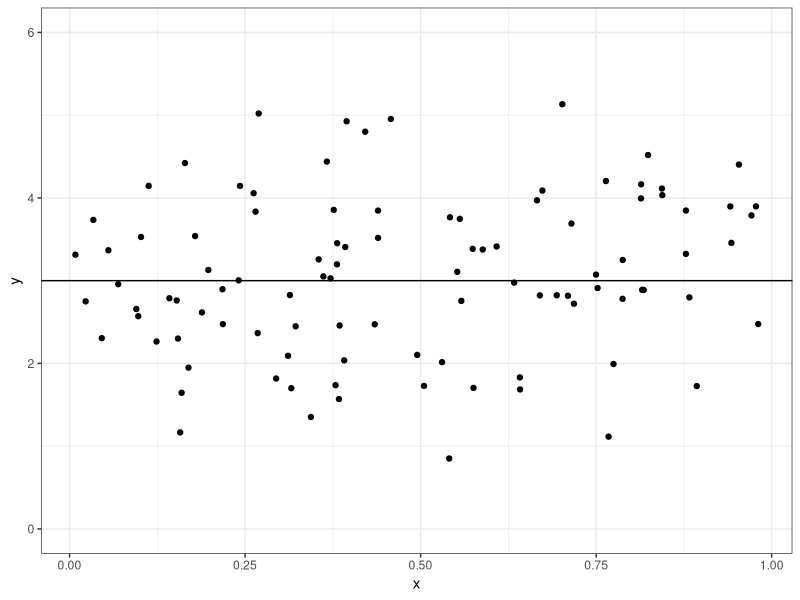
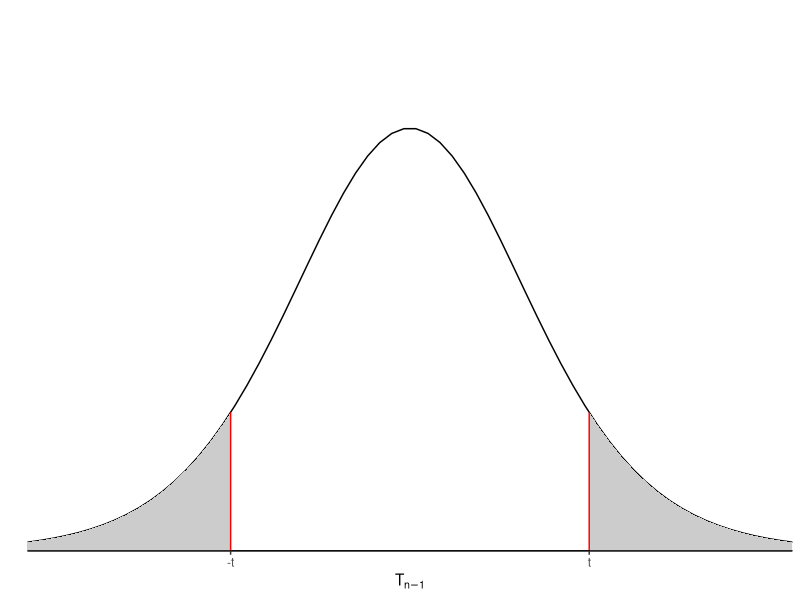
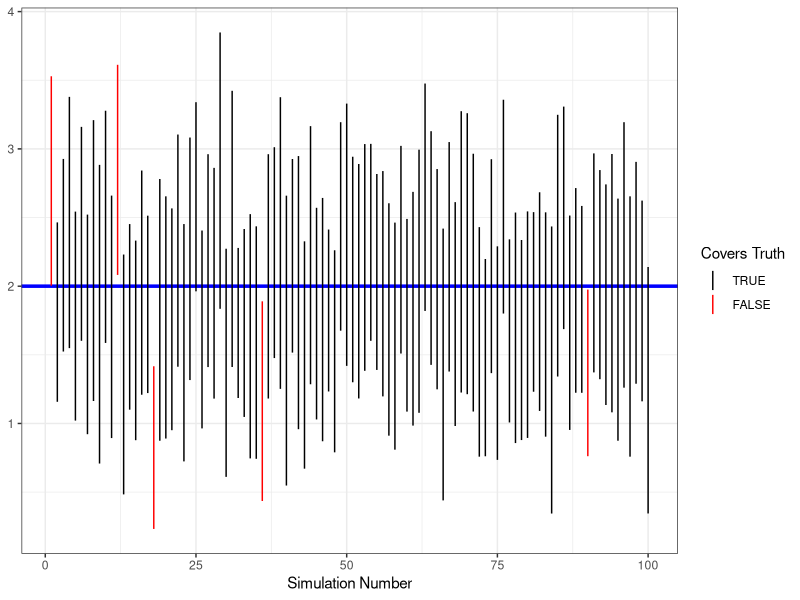
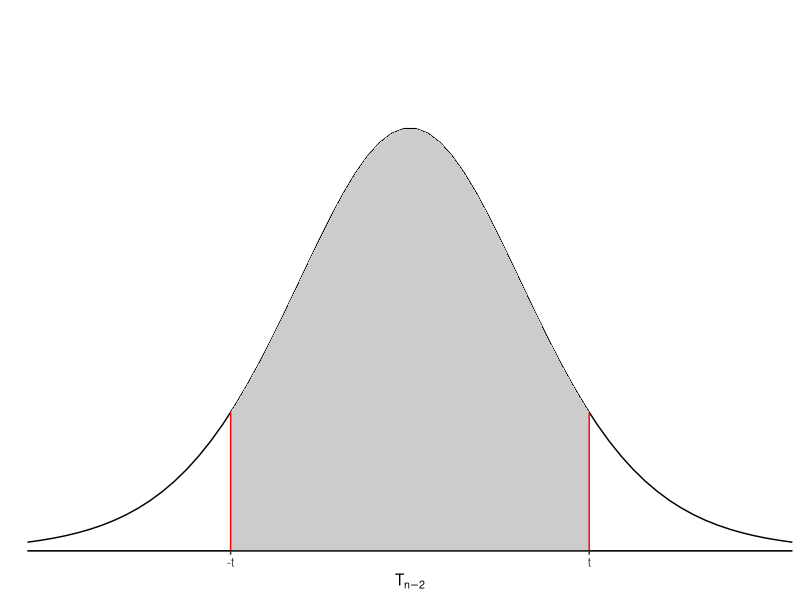

The R script that drew these images, in order:
## ---- chunk 1
library(tidyverse)
library(palmerpenguins)
library(broom)
## ---- chunk 2
set.seed(12)
n <- 100
x <- runif(n)
y <- 3 + rnorm(n)
ggplot() + theme_bw() + 
  geom_point(aes(x=x,  y=y)) +
  geom_hline(aes(yintercept=3)) +
  ylim(0, 6)
## ---- chunk 3
x <- seq(-5, 5, length=100)
tdf <- data.frame(x=x, tdens=dt(x, df=10))
ggt <- ggplot() + theme_classic() + coord_cartesian(xlim=c(-3.2, 3.2), ylim=c(0, 0.5), expand=F) + 
  theme(axis.line.y = element_blank()) + 
  xlab(expression(T[n-1])) + ylab("") + scale_y_continuous(breaks=NULL)+
  geom_hline(aes(yintercept=0)) + 
  geom_line(aes(x=x,y=tdens),
            data=tdf)
## ---- chunk 4
ggt + 
  geom_polygon(aes(x=c(1.5, 1.5, x[x>1.5]),
                   y=c(0, dt(1.5, df=10), dt(x[x>1.5], df=10))),
               fill="grey80") +
    geom_polygon(aes(x=c(x[x< -1.5], -1.5, -1.5),
                   y=c(dt(x[x< -1.5], df=10), dt(-1.5, df=10), 0)),
               fill="grey80") +
  scale_x_continuous(breaks=c(-1.5, 1.5), labels=c("-t", "t"))+ 
  geom_segment(aes(x=1.5, xend=1.5, y=0, yend=dt(1.5, df=10)), col="red") +
    geom_segment(aes(x=-1.5, xend=-1.5, y=0, yend=dt(-1.5, df=10)), col="red")
## ---- chunk 5
penguin_lm <- lm(body_mass_g ~ flipper_length_mm, data=penguins)
sig2hat <- summary(penguin_lm)$sigma^2 
sig2hat
# Alternative way "by hand"
sum(residuals(penguin_lm)^2)/(nobs(penguin_lm)-2)
## ---- chunk 6
sxx <- sum(penguins$flipper_length_mm^2, na.rm=T) - 1/nobs(penguin_lm)*sum(penguins$flipper_length_mm, na.rm=T)^2
sxx
## ---- chunk 7
t <- (coef(penguin_lm)[2]- 0)/sqrt(sig2hat/sxx)
t
## ---- chunk 8
2*pt(abs(t), df=nobs(penguin_lm)-2, lower=FALSE)
## ---- chunk 9
tidy(penguin_lm)
## ---- chunk 10
summary(penguin_lm)
## ---- chunk 11
penguins_nomissingsex <- penguins %>%
  filter(!is.na(sex))
penguin_lm2 <- lm(body_mass_g~sex,
                  data=penguins_nomissingsex)
## ---- chunk 12
penguin_lm_df <- tidy(penguin_lm)
t <- (penguin_lm_df$estimate[2]- 40)/sqrt(penguin_lm_df$std.error[2])
t
## ---- chunk 13
2*pt(abs(t), df=nobs(penguin_lm)-2, lower=FALSE)
## ---- chunk 14
pt(penguin_lm_df$statistic[2], df=nobs(penguin_lm)-2, lower=TRUE)
## ---- chunk 15
set.seed(1976)
##############################
# CI coverage via simulation
##############################
numReps <- 100
# Store CI's as matrix since there are two
# values for each replication (lower and upper bound)
ciStore <- matrix(0, nrow = numReps, ncol = 2)

n <- 30
x <- runif(n=n, min=-1, max=1)
beta0 <- 4
beta1 <- 2 
sigma2 <- 2

# Simulate data and fit model, `numReps` times
for(i in 1:numReps) {
    epsilon <- rnorm(n, mean = 0, sd = sqrt(sigma2))
    y <- beta0 + beta1*x + epsilon
    lmfit <- lm(y ~ x)
    ci <- confint(lmfit, level = .95)["x",]
    ciStore[i,] <- ci
}
# Combine into data frame
ci_df <- data.frame(simulation=1:numReps,
                    CIlower=ciStore[,1],
                    CIupper=ciStore[,2]) %>%
  mutate(inCI=ifelse(CIlower<=beta1 & CIupper>=beta1, TRUE, FALSE))
# Plot the CI's
ggplot(ci_df) + theme_bw() +  
  geom_hline(aes(yintercept=2), col="blue", lwd=1.2) + geom_linerange(aes(x=simulation, ymin=CIlower, ymax=CIupper, col=inCI)) +
  scale_color_manual(name="Covers Truth", breaks=c(TRUE, FALSE), values=c("black", "red")) +
  xlab("Simulation Number")
## ---- chunk 16
x <- seq(-5, 5, length=100)
tdf <- data.frame(x=x, tdens=dt(x, df=10))
ggt <- ggplot() + theme_classic() + coord_cartesian(xlim=c(-3.2, 3.2), ylim=c(0, 0.5), expand=F) + 
  theme(axis.line.y = element_blank()) + 
  xlab(expression(T[n-2])) + 
  ylab("") + scale_y_continuous(breaks=NULL)+
  geom_hline(aes(yintercept=0)) + 
  geom_line(aes(x=x,y=tdens),
            data=tdf)
ggt + 
  geom_polygon(aes(x=c(-1.5, -1.5, x[x>-1.5 & x < 1.5],1.5, 1.5),
                   y=c(0, dt(-1.5, df=10), dt(x[x>-1.5 & x < 1.5], df=10),  dt(1.5, df=10), 0)),
               fill="grey80") +
  scale_x_continuous(breaks=c(-1.5, 1.5), labels=c("-t", "t"))+ 
  geom_segment(aes(x=1.5, xend=1.5, y=0, yend=dt(1.5, df=10)), col="red") +
    geom_segment(aes(x=-1.5, xend=-1.5, y=0, yend=dt(-1.5, df=10)), col="red")
## ---- chunk 17
alpha <- 0.05
t_alphaOver2 <- qt(1-alpha/2,
                   df = 100-2)
t_alphaOver2
## ---- chunk 18
t_alphaOver2 <- qt(alpha/2,
                   df = 100-2,
                   lower=FALSE)
t_alphaOver2
## ---- chunk 19
penguin_lm <- lm(body_mass_g~flipper_length_mm,
                data=penguins)
alpha <- 0.05
t_alphaOver2 <- qt(1-alpha/2,
                   df = nobs(penguin_lm)-2)
CI95Lower <- coef(penguin_lm)[2] - t_alphaOver2 * tidy(penguin_lm)$std.error[2]
CI95Upper <- coef(penguin_lm)[2] + t_alphaOver2 * tidy(penguin_lm)$std.error[2]
c(CI95Lower, CI95Upper)
## ---- chunk 20
tidy(penguin_lm, conf.int=TRUE)
tidy(penguin_lm, conf.int=TRUE, conf.level=0.99)
## ---- chunk 21
confint(penguin_lm)
## ---- chunk 22
tidy(penguin_lm2, conf.int=TRUE)
## ---- chunk 23
tidy(penguin_lm)
